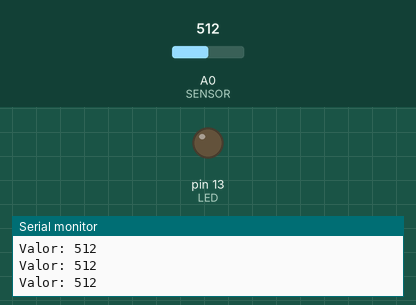
A sketch run on a simulated Arduino Uno, built with avr-gcc and run on an emulated ATmega328P. Parts: output pins drawn as LEDs (lit = HIGH), the last lines printed to the serial monitor. The test bench sets the inputs (shaded band); at power-on: A0 (SENSOR) = 512.

Above: at 1.2 s.
1.3 s: A0 (SENSOR) set to 317
2.8 s: A0 (SENSOR) set to 290
At 4.0 s:
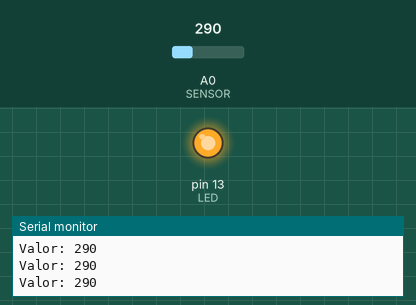
4.3 s: A0 (SENSOR) set to 306
At 5.1 s:
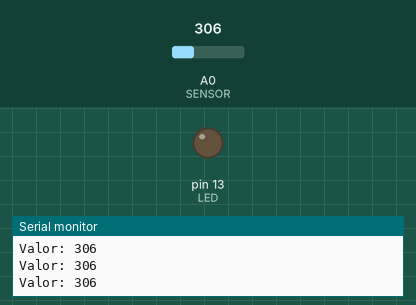
5.8 s: A0 (SENSOR) set to 122
At 6.7 s:
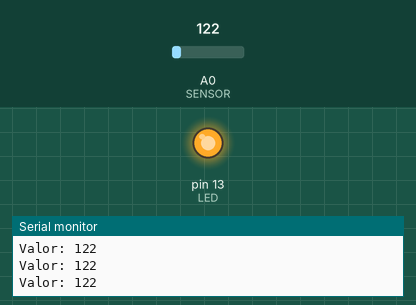
Timing chart, 0 to 8.8 s (numbered marks = the images above; inputs shaded):
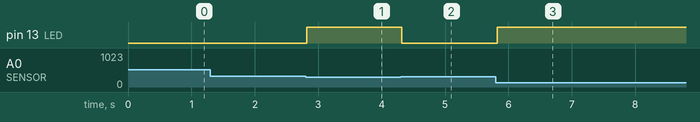

Measured:
- the behaviour switches between 300 and 299 on A0 (SENSOR) (found by bisection; images 0 and 1)
- after the input at 2.8 s, pin 13 (LED): LOW → HIGH at once
- after the input at 4.3 s, pin 13 (LED): HIGH → LOW at once
- after the input at 5.8 s, pin 13 (LED): LOW → HIGH at once

The sketch:

infravermelho_analogico.ino
```cpp
int LED = 13;
int SENSOR = A0;
int valor;

void setup() {
  Serial.begin(9600);
  pinMode(LED, OUTPUT);
}

void loop() {
  valor = analogRead(SENSOR); // Obter o valor do sensor (entre 0 e 1023-entrada analógica)
  Serial.print("Valor: ");
  Serial.println(valor);

  if (valor < 300){
    digitalWrite(LED, HIGH);}
  else {
    digitalWrite(LED, LOW);
  }
}
```
